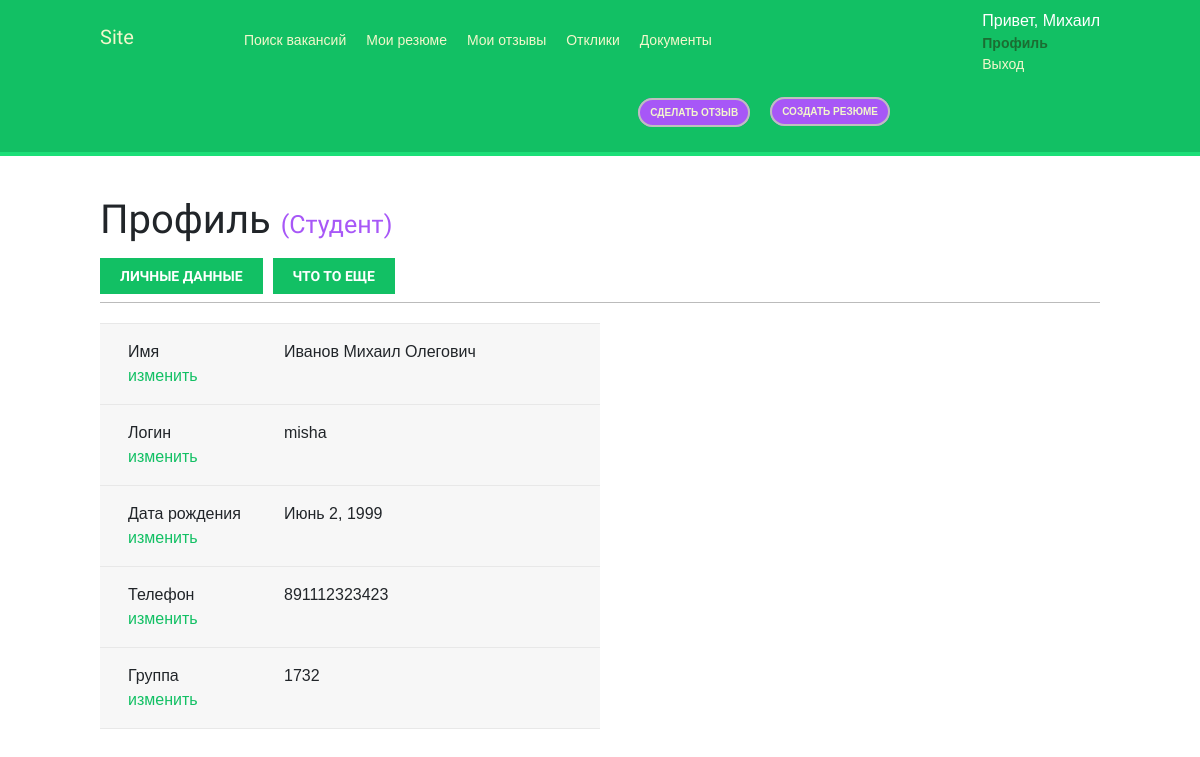
The page /profile/ (signed in) on the database its author committed.
### main_site/models.py (models this page shows, shortened)
class CustomUser(AbstractUser):
	TYPE_OF_ROLE =(
			('student','Студент'),
			('company','Компания'),
			('admin','Админ')
		)
	role = models.CharField('Роль',max_length=50, choices=TYPE_OF_ROLE,default='student')
	class Meta:
		verbose_name = 'Пользователь'
		verbose_name_plural = 'Пользователи'

class Student(models.Model):
	user = models.OneToOneField(settings.AUTH_USER_MODEL,on_delete=models.CASCADE,related_name='students', verbose_name='Пользователь')
	name = models.CharField('Имя',max_length=100)
	last_name = models.CharField('Фамилия',max_length=100)
	father_name = models.CharField('Отчество',max_length=100,blank=True)
	date_of_birth = models.DateField('Дата рождения',null=True,blank=True)
	phone = models.CharField('Телефон',max_length=12)
	university_group = models.CharField('Группа в вузе',max_length=20)
	def full_name(self):
		return f'{self.last_name} {self.name} {self.father_name}'
	class Meta:
		verbose_name = 'Профиль Студента'
		verbose_name_plural = 'Профили Студентов'

### main_site/views.py (the view)
# urls.py: path('profile/',views.profile , name='profile'),
@login_required
def profile(request):
	obj_profile = ProfileHelp(request)
	return render(request, obj_profile.profile_template, obj_profile.get_context())

### main_site/my_features.py (called while the page is built)
	def get_context(self):
		self.context['section'] = "profile"
		self.context['form'] = self.form
		self.context['user']= self.user
		self.context['error']= self.error
		if self.user.role == 'student':
			self.context['student'] = self.profile
		if self.user.role == 'company':
			self.context['company'] = self.profile
		return self.context

### main_site/templates/main_site/profile/profile_student.html (shortened to what this page needs)
{% extends 'base.html' %}
{% block content %}
	<h1>Профиль <span class="role">({{ user.get_role_display }})</span><br>
	<a href="{% url 'profile' %}" class="button">Личные данные</a>
	<a href="" class="button">Что то еще</a>
	</h1>
	<div style="width: 50%">
	<div class="container">
	{% block name %}
		{% if name_div %}
			{% include 'main_site/profile/profile_change_div.html' %}
		{% else %}
		<div class="row mb p-3 profile-info-top">
			<div class="col-4 " >Имя</div>
			<div class="col-6">{{student.full_name}}</div>
			<div class="col"><a href="{% url 'profile_change_full_name' %}">изменить</a></div>
		</div>
		{% endif %}
	{% endblock %}
	{% block username %}
		{% if username_div %}
			{% include 'main_site/profile/profile_change_div.html' %}
		{% else %}
		<div class="row mb p-3 profile-info">
			<div class="col-4 " >Логин</div>
			<div class="col-6">{{user.username}}</div>
			<div class="col"><a href="{% url 'profile_change_username' %}">изменить</a></div>
		</div>
		{% endif %}
	{% endblock %}
	{% block date %}
		{% if date_div %}
			{% include 'main_site/profile/profile_change_div.html' %}
		{% else %}
		<div class="row mb p-3 profile-info">
			<div class="col-4 " >Дата рождения</div>
			<div class="col-6">{{student.date_of_birth}}</div>
			<div class="col"><a href="{% url 'profile_change_date_of_birth' %}">изменить</a></div>
		</div>
		{% endif %}
	{% endblock %}
	{% block phone %}
		{% if phone_div %}
			{% include 'main_site/profile/profile_change_div.html' %}
		{% else %}
		<div class="row mb p-3 profile-info">
			<div class="col-4 " >Телефон</div>
			<div class="col-6">{{student.phone}}</div>
			<div class="col"><a href="{% url  'profile_change_phone' %}">изменить</a></div>
		</div>
		{% endif %}
	{% endblock %}
	{% block group %}
		{% if group_div %}
			{% include 'main_site/profile/profile_change_div.html' %}
		{% else %}
		<div class="row mb p-3 profile-info">
			<div class="col-4 " >Группа</div>
			<div class="col-6">{{student.university_group}}</div>
			<div class="col"><a href="{% url 'profile_change_group' %}">изменить</a></div>
		</div>
		{% endif %}
	{% endblock %}
	</div>
	</div>
{% endblock %}

### main_site/templates/main_site/base_header_student.html
<span class="logo">Site</span>
<ul class="menu" >
	<li {% if section == "vacancy_list" %} class="selected" {% endif %}>
		<a href="{% url 'vacancy_list' %}">Поиск вакансий</a>
	</li>
	<li {% if section == "my_resume_list" %} class="selected" {% endif %}>
		<a href="{% url 'my_resume_list' %}">Мои резюме</a>
	</li>
	<li {% if section == "my_review_list" %} class="selected" {% endif %}>
		<a href="{% url 'my_review_list' %}">Мои отзывы</a>
	</li>
	<li {% if section == "student_response_list" %} class="selected" {% endif %}>
		<a href="{% url 'student_response_list' %}">Отклики</a>
	</li>
	<li {% if section == "document_list" %} class="selected" {% endif %}>
		<a href="{% url 'document_list' %}">Документы</a>
	</li>
</ul>
<span class="user">
	<div style="font-size: 16px">Привет, {{request.user.students.name}}</div>
	<div {% if section == "profile" %} class="selected" {% endif %} style="list-style-type: none">
		<a href="{% url 'profile' %}">Профиль</a>
	</div>
	<a href="{% url 'logout' %}">Выход</a>
</span>
<div id="right">
	<span {% if section == "create_resume" %} class="selected-create" {% endif %} >
		<a href="{% url 'create_resume' %}">Создать резюме</a>
	</span>
</div>
<div id="after-right">
	<span {% if section == "create_review" %} class="selected-create" {% endif %} >
		<a href="{% url 'create_review' %}">Сделать отзыв</a>
	</span>
</div>

### main_site/static/css/base.css (style rules this page uses)
body { margin:0; padding:0; font-family:helvetica, sans-serif; }
a { color:#12c064; text-decoration:none; }
a.button { border: 1px }
h1, h2, h3, h4, h5 , h6 { font-family: 'Muli', sans-serif; font-weight:normal; }
h1 { border-bottom:1px solid #bbb; padding:0 0 10px 0; margin:10px 0 20px 0; }
span.role { font-size:25px; color: #a757f7 }
#header .logo { font-family: 'Muli', sans-serif; float:left; color:#f3f7cc; font-size:20px; margin-right:10%; margin-top:17px; }
#header ul.menu { list-style:none; float:left; margin:0; padding:0; }
#header ul.menu li { float:left; padding:25px 10px; }
#header div#right { float:right; margin-right: 200px; padding:25px 10px; }
#header div#after-right { float:right; padding:25px 10px; }
#header div#right a,#header div#after-right a { background: #a757f7; border-radius:50px; border: 2px solid #bfbfbf; font-weight:bold; color:#f3f7cc; padding:7px 10px; font-size:10px; text-transform:uppercase; }
#header ul.menu li.selected a, #header ul.menu li.selected a:hover, #header div.selected a { color:#1b6d32; font-weight:bold; }
* { box-sizing: border-box; }
#header a { color:#f3f7cc; }
#header .user { float:right; padding-top:4px; }
input[type=submit], a.button { font-weight:bold; background:#12c064; color:#fff; padding:10px 20px; font-size:14px; text-transform:uppercase; }
.profile-info-top { border-top: 1px #e8e8e8 solid; border-bottom: 1px #e8e8e8 solid; background-color: #f7f7f7; }
.profile-info { border-bottom: 1px #e8e8e8 solid; background-color: #f7f7f7; }

### rows shown on the page
CustomUser: user.students.name "Михаил", role "Студент", username "misha"
Student: full_name "Иванов Михаил Олегович", date_of_birth "Июнь 2, 1999", phone "891112323423", university_group "1732"
